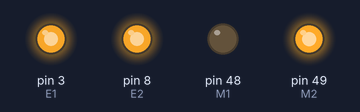
This sketch was run on a simulated Arduino Mega 2560, built with avr-gcc and run on an emulated ATmega2560. Shown: output pins drawn as LEDs (lit = HIGH).

Above: at 0.1 s.
Timing chart, 0 to 1.6 s (numbered marks = the images above):
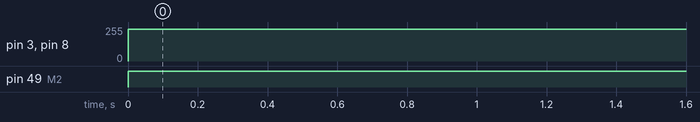

Measured:
- by itself, pin 3 (E1), pin 8 (E2): 0/255 → 240/255 at 0.00 s
- by itself, pin 49 (M2): LOW → HIGH at 0.00 s

The sketch:

_1.2_600rpm.ino
```cpp
int E1 = 3, M1 = 48, E2 = 8, M2 = 49,  /**Moto IO**/
    F1 = 40, F2 = 39, F3 = 23, F4 = 24, F5 = 25, F6 = 26, F7 = 37, F8 = 38, /**Front gray level sensor IO**/
    G1 = 19, G2 = 22, G3 = 33, G4 = 34, G5 = 15, G6 = 16, G7 = 17, G8 = 18, /**Post gray level sensor IO**/
    FPin = A6, GPin = A7; /**Distance sensor IO**/
int flagFB = 0;/**0=forward 1=reverse**/

#define WHITE 1
#define GREEN 0

unsigned long starttime;
unsigned long stoptime;
unsigned long looptime;

//#include <MagneticSensorLsm303.h>

void wait(double sec)
{
  delay(sec);
}
void SetMoto(int side, int v){ //0=L 1=R
     if(side && v>=0){     //right side
          digitalWrite(M2,HIGH);
          analogWrite(E2, v); //PWM control velocity
     }
     if(side && v<0){
          digitalWrite(M2, LOW);
          analogWrite(E2, -v); //PWM control velocity
     }
     if(side==0 && v>=0){ //left side
          digitalWrite(M1, LOW);
          analogWrite(E1, v);
     }
     if(side==0 && v<0){
          digitalWrite(M1, HIGH);
          analogWrite(E1, -v);
     }
}
void RUN( int LeftV, int RightV ){ //v= 0~255
     SetMoto(0, LeftV);
     SetMoto(1, RightV);
}//V 0~255
void RUNB( int LeftV, int RightV ){ //v= 0~255
     SetMoto(0, -LeftV);
     SetMoto(1, -RightV);
}//V 0~255
void Stop()
{
    while(1)
    {
      RUN(0,0);
    }
}
int colorReco(int sensor)/**color recognition（white 1 green 0）**/
{
    return digitalRead(sensor);
}
//return distance (cm)
double frontDis () /*front distance detection*/
{
    return analogRead(FPin)<100? 100:2076.0/(analogRead(FPin)-11.0);
}
double postDis ()
{
    return analogRead(GPin)<100? 100:2076.0/(analogRead(GPin)-11.0);
}
void directionDet() /**directionDetection**/
{
  if(frontDis() < 30) flagFB = 1; //change direction to backward
  else if(postDis()<30) flagFB = 0; //change direction to forward
}
void lineWalking()/**Forward line-tracking **/
{
    //FlagFB = 0;
    if (colorReco(F5) == WHITE || colorReco(F4) == WHITE) RUN(250, 250);

    else if (colorReco(F6) == WHITE) RUN(-100, 250);
    else if (colorReco(F3) == WHITE) RUN(250, -100);

    else if (colorReco(F7) == WHITE) { RUN(-250, 250); wait(50); }
    else if (colorReco(F2) == WHITE) { RUN(250, -250); wait(50); }
    else if (colorReco(F8) == WHITE) { RUN(-250, 250); wait(50); }
    else if (colorReco(F1) == WHITE) { RUN(250, -250); wait(50); }
    else if (colorReco(F5) == WHITE&&colorReco(F4) == WHITE) RUN(-50, 250);
    else if (colorReco(F3) == WHITE&&colorReco(F6) == WHITE) RUN(250, -50);
    else if (colorReco(F6) == WHITE&&colorReco(F3) == WHITE) RUN(-50, 250);
    else if (colorReco(F2) == WHITE&&colorReco(F7) == WHITE) RUN(250, -50);
    else RUN(250,250);
}
void lineWalkingRev()/**reverse line-tracking**/
{
    //FlagFB = 0;
    if (colorReco(G5) == WHITE || colorReco(G4) == WHITE) RUNB(250, 250);
    else if (colorReco(G6) == WHITE) RUNB(-100, 250);
    else if (colorReco(G3) == WHITE) RUNB(250, -100);
    else if (colorReco(G7) == WHITE) { RUNB(-250, 250); wait(50); }
    else if (colorReco(G2) == WHITE) { RUNB(250, -250); wait(50); }
    else if (colorReco(G8) == WHITE) { RUNB(-250, 250); wait(50); }
    else if (colorReco(G1) == WHITE) { RUNB(250, -250); wait(50); }
    else if (colorReco(G5) == WHITE&&colorReco(G4) == WHITE) RUNB(-50, 250);
    else if (colorReco(G3) == WHITE&&colorReco(G6) == WHITE) RUNB(250, -50);
    else if (colorReco(G6) == WHITE&&colorReco(G3) == WHITE) RUNB(-50, 250);
    else if (colorReco(G2) == WHITE&&colorReco(G7) == WHITE) RUNB(250, -50);
    else RUNB(250,250);
}
void Line_To_Left()/**line-tracking stop at the left corner**/
{
  while(1)
  {
    directionDet();
    if(flagFB == 0)
    {
        if(colorReco(F6)==WHITE && colorReco(F7)==WHITE)
        {
            RUN(-100,-100);
            wait(20);
            break;
        }
    }
    else
    {
        if(colorReco(G6)==WHITE && colorReco(G7)==WHITE)
        {
            RUN(-100,-100);
            wait(20);
            break;
        }
    }
    lineWalking();
  }
}
void Line_To_Right()/**line-tracking stop at the right corner**/
{
    while(1)
    {
        directionDet();
        if(flagFB == 0)
        {
            if(colorReco(F2)==WHITE && colorReco(F3)==WHITE)
            {
                RUN(-100,-100);
                wait(20);
                break;
            }
        }
        else
        {
            if(colorReco(G2)==WHITE && colorReco(G3)==WHITE)
            {
                RUN(-100,-100);
                wait(20);
                break;
            }
        }
        lineWalking();
    }
}
void Turn_L()
{
    RUN(-240,240);
    wait(300);
    while(1){
      RUN(-240,240);
      if(colorReco(F4)==WHITE || colorReco(F5)==WHITE) break;
    }
}
void Turn_R()
{
    RUN(240,-240);
    wait(300);
    while(1){
      RUN(240,-240);
      if(colorReco(F4)==WHITE || colorReco(F5)==WHITE) break;
    }
}
void Turn_B()/**180°转**/
{
    RUN(-240,240);
    wait(300);
    while(1){
      RUN(-240,240);
      if(colorReco(F4)==WHITE || colorReco(F5)==WHITE) break;
    }
}
void Turn_LB()/**反向左转**/
{
    RUNB(-240,240);
    wait(300);
    while(1){
      RUNB(-240,240);
      if(colorReco(G4)==WHITE || colorReco(G5)==WHITE) break;
    }
}
void Turn_RB()/**反向右转**/
{
    RUNB(240,-240);
    wait(300);
    while(1){
      RUNB(240,-240);
      if(colorReco(G4)==WHITE || colorReco(G5)==WHITE) break;
    }
}
void Circle()
{
   Line_To_Left();
   Turn_L();
}
void setup()
{
    pinMode(M1, OUTPUT);
    pinMode(M2, OUTPUT);
    pinMode(FPin,INPUT);
    pinMode(GPin,INPUT);
    //Serial.begin(9600);
    //pinMode(FPin,INPUT);
}
void loop()
{
/**无平台路线**/

//starttime = millis();
//while (millis() - starttime < 3000)
//{
//    lineWalking();
//}
//Turn_B();

//Circle(){
//   Line_To_Left();
//   Turn_L();
//}

//Line_To_Left();
RUN(240,240);
//wait(500);
//Line_To_Left();
//Turn_L_Light();
//Line_To_Left();
//Turn_R_Light();
//Line_To_Left();
//Turn_R_Light();
//Line_To_Left();
//Turn_R_Light();
//Line_To_Left();
//RUN(240,240);
//wait(100);
//Line_To_Left();
//Stop();

//  /**定时器使用**/
//  unsigned long starttime;
//  //void loop()
//  starttime = millis();
//  while (millis() - starttime < 5000)
//  {
//    lineWalking();
//  }
//  RUN(240,240);
//  wait(100);
//  Turn_B();
//  starttime = millis();
//  while (millis() - starttime < 2000)
//  {
//    lineWalking();
//  }
//  for(int i =1 ; i<6;i++){
//    RUN(240,240);
//    wait(550);
//    RUN(-100,250);
//    wait(30);
//  }
//  Stop();
}
```
